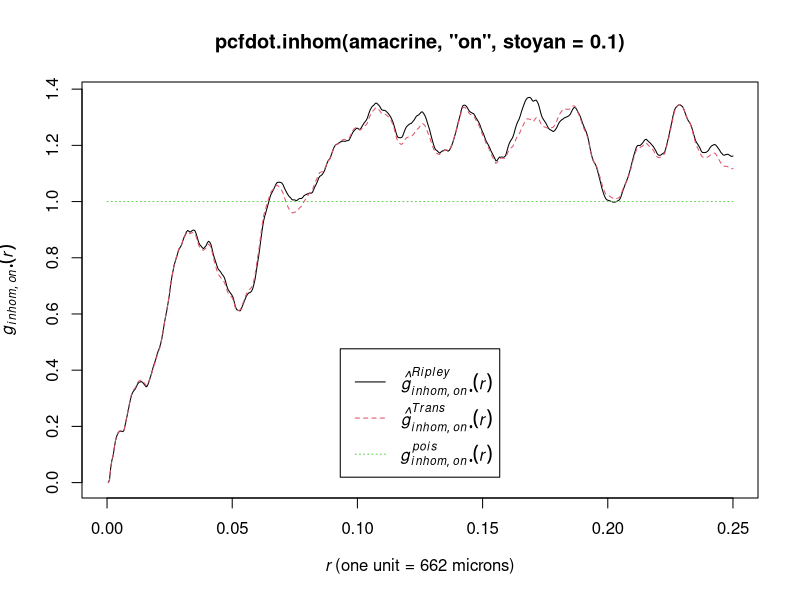

Here is the R script that generated this plot:
library(spatstat)


### Name: pcfdot.inhom
### Title: Inhomogeneous Multitype Pair Correlation Function
###   (Type-i-To-Any-Type)
### Aliases: pcfdot.inhom
### Keywords: spatial nonparametric

### ** Examples

  data(amacrine)
  plot(pcfdot.inhom(amacrine, "on", stoyan=0.1), legendpos="bottom")
